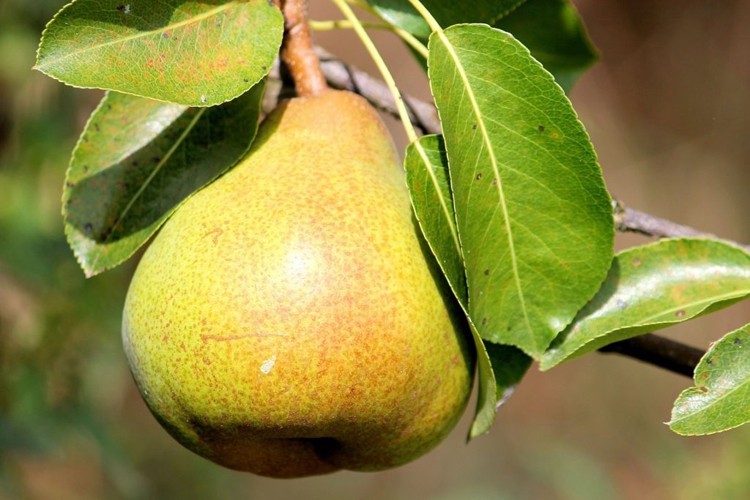
#> input picture image/Image_with_glare.jpeg, 750 x 500 px, found by its file name
$ jupyter execute --allow-errors Main.ipynb
#> lines starting #> are read from the running program, lines starting #| are printed output that depends on the picture
#### On a subset of 50 images from PASCAL VOC dataset, perform data augmentation by applying affine transformation to the images (translation, rotation, scaling etc..)

#### Import required libraries

[cell 1]
import os
import random
import cv2
import numpy as np
import matplotlib.pyplot as plt

#### Define the path and list the images

[cell 2]
# reading files from the given path
data_path = 'VOCdevkit\VOC2012\JPEGImages\\'
files = os.listdir(data_path)

#### Shuffle the image list to pick the random images from VOC2012 dataset of 16135 images and pick first 50 images from the shuffled list

#> (a cell that did not finish here is left out)

#### show some original images read from dataset

[cell 4]
# Make a plot of 484 grid and display images
fig = plt.figure(figsize=(12,12))
rows = 4
cols = 4
#> (the rest of this cell did not finish here and is left out)

#### Apply affine transformation to each image. The transformation matrix is formed for  translation, rotation, and scaling. Then augmented image is created using cv2's warpAffine() method.
##### To avoid heavy computation for now, translation, rotation, and scaling of 4 images are plotted in the grid. Augmented images can be saved in disk using cv2's imwrite() method if needed.

#> (a cell that did not finish here is left out)

### On a randomly selected image from PASCAL VOC dataset compute:  (a) image statistics, (b) histogram, (c) histogram equalization and (d) binarize it.

#> (a cell that did not finish here is left out)

#### Calculate Mean, SD and Median of each channel(RGB) of the selected image using cv2's meanStdDev() method

#> (a cell that did not finish here is left out)

#### Calculate Median of each channel(RGB) of the selected image using median function from statistics module.

[cell 8]
#calculate median
from statistics import median

# splitting the RGB component
#> (the rest of this cell did not finish here and is left out)

#### Convert the image into grayscale and create histogram

#> (a cell that did not finish here is left out)

#> (a cell that did not finish here is left out)

#### Perform histogram equilization operation using cv2's equalizeHist method.  Histogram equilization is a contrast stretching algorithm which is used to adjust the contrast by altering the intensity distribution of the histogram.

#> (a cell that did not finish here is left out)

[cell 12]
fig = plt.figure(figsize=(12,12))
ax1 = fig.add_subplot(1,2, 1)
ax1.title.set_text("Before Histogram Equilization")
#> (the rest of this cell did not finish here and is left out)

#### Image Binarization

#> (a cell that did not finish here is left out)

[cell 14]
fig = plt.figure(figsize=(12,12))
fig.add_subplot(1,2, 1)
#> (the rest of this cell did not finish here and is left out)

[cell 15]
# Image Inpainting
img = cv2.imread('image/Image_with_glare.JPEG') # read the image
#> img is the input picture: shape (500, 750, 3); mean B, G, R 62.9, 137.1, 141.9
img = cv2.cvtColor(img,cv2.COLOR_BGR2RGB)
mask = cv2.imread('image/Mask.JPEG',0) # read the mask
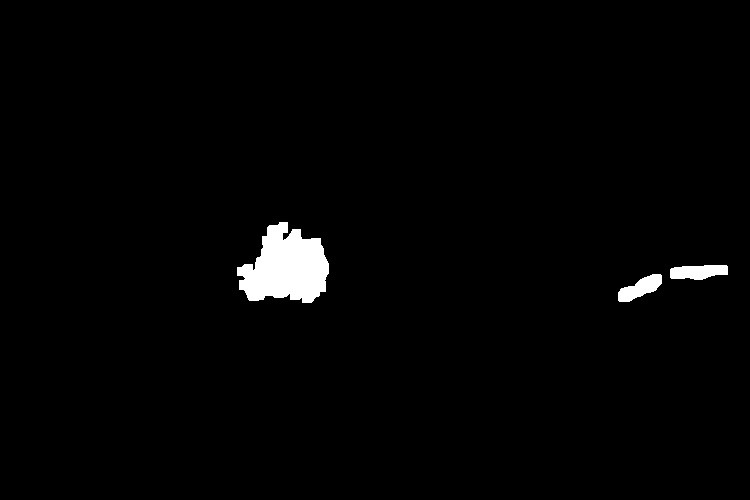
#> input picture image/Mask.jpeg, 750 x 500 px, found by its file name
#> mask is the input picture: shape (500, 750); min 0, max 255, mean 4.3

result = cv2.inpaint(img,mask,3,cv2.INPAINT_TELEA) # apply the INPAINT_TELEA algorithm from opencv

# plot the images
fig = plt.figure(figsize=(12,12))
ax1 = fig.add_subplot(221)
ax1.set_title("Before Inpainting")
plt.imshow(img)
ax2 = fig.add_subplot(222)
ax2.set_title("After Inpainting")
plt.imshow(result)
plt.show()
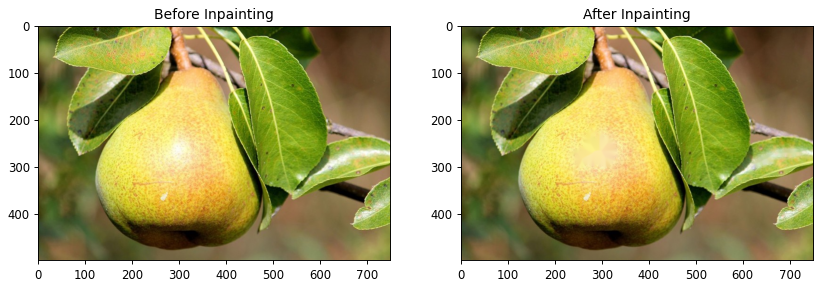
#> figure drawn by matplotlib, 2 panels
